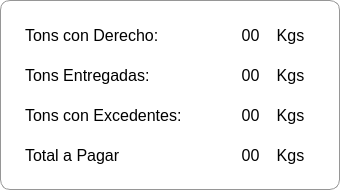
      <widget class="QFrame" name="frame_22">
       <property name="geometry">
        <rect>
         <x>90</x>
         <y>420</y>
         <width>340</width>
         <height>190</height>
        </rect>
       </property>
       <property name="styleSheet">
        <string notr="true">font: 16pt &quot;Bahnschrift&quot;;
border-width:1px;
border-color:rgb(150, 150, 150);
background:rgb(255, 255, 255);
border-style:solid;
border-radius:10px;</string>
       </property>
       <property name="frameShape">
        <enum>QFrame::StyledPanel</enum>
       </property>
       <property name="frameShadow">
        <enum>QFrame::Raised</enum>
       </property>
       <widget class="QLabel" name="Liq_Excd_Derecho">
        <property name="geometry">
         <rect>
          <x>20</x>
          <y>20</y>
          <width>161</width>
          <height>31</height>
         </rect>
        </property>
        <property name="styleSheet">
         <string notr="true">font:16px;
border-radius:0px;
background:transparent;
border-color: transparent;</string>
        </property>
        <property name="text">
         <string>Tons con Derecho:</string>
        </property>
        <property name="alignment">
         <set>Qt::AlignLeading|Qt::AlignLeft|Qt::AlignVCenter</set>
        </property>
       </widget>
       <widget class="QLabel" name="Liq_Excd_Entrega">
        <property name="geometry">
         <rect>
          <x>20</x>
          <y>60</y>
          <width>161</width>
          <height>31</height>
         </rect>
        </property>
        <property name="styleSheet">
         <string notr="true">font:16px;
border-radius:0px;
background:transparent;
border-color: transparent;</string>
        </property>
        <property name="text">
         <string>Tons Entregadas:</string>
        </property>
        <property name="alignment">
         <set>Qt::AlignLeading|Qt::AlignLeft|Qt::AlignVCenter</set>
        </property>
       </widget>
       <widget class="QLabel" name="Liq_Excd_Excede">
        <property name="geometry">
         <rect>
          <x>20</x>
          <y>100</y>
          <width>181</width>
          <height>31</height>
         </rect>
        </property>
        <property name="styleSheet">
         <string notr="true">font:16px;
border-radius:0px;
background:transparent;
border-color: transparent;</string>
        </property>
        <property name="text">
         <string>Tons con Excedentes:</string>
        </property>
        <property name="alignment">
         <set>Qt::AlignLeading|Qt::AlignLeft|Qt::AlignVCenter</set>
        </property>
       </widget>
       <widget class="QLabel" name="Liq_Excd_Pagar">
        <property name="geometry">
         <rect>
          <x>20</x>
          <y>140</y>
          <width>131</width>
          <height>31</height>
         </rect>
        </property>
        <property name="styleSheet">
         <string notr="true">font:16px;
border-radius:0px;
background:transparent;
border-color: transparent;</string>
        </property>
        <property name="text">
         <string>Total a Pagar</string>
        </property>
        <property name="alignment">
         <set>Qt::AlignLeading|Qt::AlignLeft|Qt::AlignVCenter</set>
        </property>
       </widget>
       <widget class="QLabel" name="Liq_Excd_Derecho_edit">
        <property name="geometry">
         <rect>
          <x>230</x>
          <y>20</y>
          <width>41</width>
          <height>31</height>
         </rect>
        </property>
        <property name="styleSheet">
         <string notr="true">font:16px;
border-radius:0px;
background:transparent;
border-color: transparent;</string>
        </property>
        <property name="text">
         <string>00</string>
        </property>
        <property name="alignment">
         <set>Qt::AlignCenter</set>
        </property>
       </widget>
       <widget class="QLabel" name="Liq_Excd_Entrega_edit">
        <property name="geometry">
         <rect>
          <x>230</x>
          <y>60</y>
          <width>41</width>
          <height>31</height>
         </rect>
        </property>
        <property name="styleSheet">
         <string notr="true">font:16px;
border-radius:0px;
background:transparent;
border-color: transparent;</string>
        </property>
        <property name="text">
         <string>00</string>
        </property>
        <property name="alignment">
         <set>Qt::AlignCenter</set>
        </property>
       </widget>
       <widget class="QLabel" name="Liq_Excd_Excede_edit">
        <property name="geometry">
         <rect>
          <x>230</x>
          <y>100</y>
          <width>41</width>
          <height>31</height>
         </rect>
        </property>
        <property name="styleSheet">
         <string notr="true">font:16px;
border-radius:0px;
background:transparent;
border-color: transparent;</string>
        </property>
        <property name="text">
         <string>00</string>
        </property>
        <property name="alignment">
         <set>Qt::AlignCenter</set>
        </property>
       </widget>
       <widget class="QLabel" name="Liq_Excd_Pagar_edit">
        <property name="geometry">
         <rect>
          <x>230</x>
          <y>140</y>
          <width>41</width>
          <height>31</height>
         </rect>
        </property>
        <property name="styleSheet">
         <string notr="true">font:16px;
border-radius:0px;
background:transparent;
border-color: transparent;</string>
        </property>
        <property name="text">
         <string>00</string>
        </property>
        <property name="alignment">
         <set>Qt::AlignCenter</set>
        </property>
       </widget>
       <widget class="QLabel" name="kgs_1">
        <property name="geometry">
         <rect>
          <x>270</x>
          <y>20</y>
          <width>41</width>
          <height>31</height>
         </rect>
        </property>
        <property name="styleSheet">
         <string notr="true">font:16px;
border-radius:0px;
background:transparent;
border-color: transparent;</string>
        </property>
        <property name="text">
         <string>Kgs</string>
        </property>
        <property name="alignment">
         <set>Qt::AlignCenter</set>
        </property>
       </widget>
       <widget class="QLabel" name="kgs_2">
        <property name="geometry">
         <rect>
          <x>270</x>
          <y>60</y>
          <width>41</width>
          <height>31</height>
         </rect>
        </property>
        <property name="styleSheet">
         <string notr="true">font:16px;
border-radius:0px;
background:transparent;
border-color: transparent;</string>
        </property>
        <property name="text">
         <string>Kgs</string>
        </property>
        <property name="alignment">
         <set>Qt::AlignCenter</set>
        </property>
       </widget>
       <widget class="QLabel" name="kgs_3">
        <property name="geometry">
         <rect>
          <x>270</x>
          <y>100</y>
          <width>41</width>
          <height>31</height>
         </rect>
        </property>
        <property name="styleSheet">
         <string notr="true">font:16px;
border-radius:0px;
background:transparent;
border-color: transparent;</string>
        </property>
        <property name="text">
         <string>Kgs</string>
        </property>
        <property name="alignment">
         <set>Qt::AlignCenter</set>
        </property>
       </widget>
       <widget class="QLabel" name="kgs_4">
        <property name="geometry">
         <rect>
          <x>270</x>
          <y>140</y>
          <width>41</width>
          <height>31</height>
         </rect>
        </property>
        <property name="styleSheet">
         <string notr="true">font:16px;
border-radius:0px;
background:transparent;
border-color: transparent;</string>
        </property>
        <property name="text">
         <string>Kgs</string>
        </property>
        <property name="alignment">
         <set>Qt::AlignCenter</set>
        </property>
       </widget>
      </widget>
